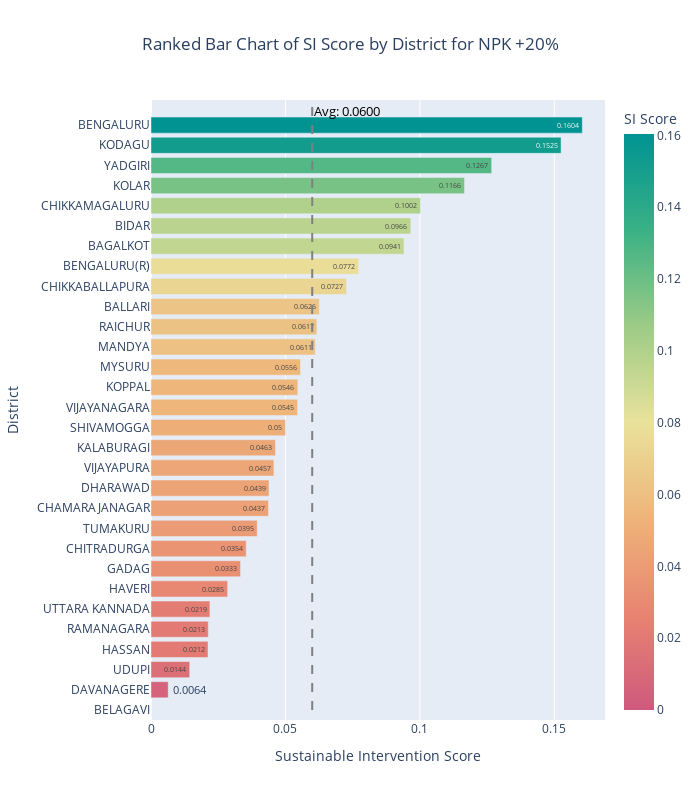

Source (notebook cell):
### Code cell
import plotly.express as px

# Calculate the average of SI_Score
avg_si_score = ranked_df['SI_Score'].mean()

# Create the bar chart
fig = px.bar(
    ranked_df,
    x='SI_Score',        
    y='node',            
    text='SI_Score',     
    title='Ranked Bar Chart of SI Score by District for NPK +20%',
    labels={'node': 'District', 'SI_Score': 'SI Score'},
    color='SI_Score',    
    color_continuous_scale='Temps_r'
)

# Add a vertical line to indicate the average SI Score
fig.add_shape(
    type='line',
    x0=avg_si_score,
    y0=0,
    x1=avg_si_score,
    y1=len(ranked_df['node']),
    line=dict(color='grey', dash='dash'),
    xref='x',
    yref='y'
)

# Add a label to the average line
fig.add_annotation(
    x=avg_si_score,
    y=len(ranked_df['node']) - 0.3,
    text=f'Avg: {avg_si_score:.4f}',
    showarrow=False,
    font=dict(size=13, color='black'),
    xanchor='left'
)

# Update layout
fig.update_layout(
    width=700,
    height=800,
    xaxis_title='Sustainable Intervention Score',
    yaxis_title='District',
    title_x=0.5
)

fig.show()

### Figure 1 — Plotly figure (JSON) as saved in the notebook; plotly's stock layout.template omitted (floating-point values rounded to 4 significant figures)
{"data": [{"alignmentgroup": "True", "hovertemplate": "SI Score=%{marker.color}<br>District=%{y}<extra></extra>", "legendgroup": "", "marker": {"color": [0, 0.0064, 0.0144, 0.0212, 0.0213, 0.0219, 0.0285, 0.0333, 0.0354, 0.0395, 0.0437, 0.0439, 0.0457, 0.0463, 0.05, 0.0545, 0.0546, 0.0556, 0.0611, 0.0617, 0.0626, 0.0727, 0.0772, 0.0941, 0.0966, 0.1002, 0.1166, 0.1267, 0.1525, 0.1604], "coloraxis": "coloraxis", "pattern": {"shape": ""}}, "name": "", "offsetgroup": "", "orientation": "h", "showlegend": false, "text": [0, 0.0064, 0.0144, 0.0212, 0.0213, 0.0219, 0.0285, 0.0333, 0.0354, 0.0395, 0.0437, 0.0439, 0.0457, 0.0463, 0.05, 0.0545, 0.0546, 0.0556, 0.0611, 0.0617, 0.0626, 0.0727, 0.0772, 0.0941, 0.0966, 0.1002, 0.1166, 0.1267, 0.1525, 0.1604], "textposition": "auto", "type": "bar", "x": [0, 0.0064, 0.0144, 0.0212, 0.0213, 0.0219, 0.0285, 0.0333, 0.0354, 0.0395, 0.0437, 0.0439, 0.0457, 0.0463, 0.05, 0.0545, 0.0546, 0.0556, 0.0611, 0.0617, 0.0626, 0.0727, 0.0772, 0.0941, 0.0966, 0.1002, 0.1166, 0.1267, 0.1525, 0.1604], "xaxis": "x", "y": ["BELAGAVI", "DAVANAGERE", "UDUPI", "HASSAN", "RAMANAGARA", "UTTARA KANNADA", "HAVERI", "GADAG", "CHITRADURGA", "TUMAKURU", "CHAMARAJANAGAR", "DHARAWAD", "VIJAYAPURA", "KALABURAGI", "SHIVAMOGGA", "VIJAYANAGARA", "KOPPAL", "MYSURU", "MANDYA", "RAICHUR", "BALLARI", "CHIKKABALLAPURA", "BENGALURU(R)", "BAGALKOT", "BIDAR", "CHIKKAMAGALURU", "KOLAR", "YADGIRI", "KODAGU", "BENGALURU"], "yaxis": "y"}], "layout": {"annotations": [{"font": {"color": "black", "size": 13}, "showarrow": false, "text": "Avg: 0.0600", "x": 0.05995, "xanchor": "left", "y": 29.7}], "barmode": "relative", "coloraxis": {"colorbar": {"title": {"text": "SI Score"}}, "colorscale": [[0, "rgb(207, 89, 126)"], [0.1667, "rgb(232, 132, 113)"], [0.3333, "rgb(238, 180, 121)"], [0.5, "rgb(233, 226, 156)"], [0.6667, "rgb(156, 203, 134)"], [0.8333, "rgb(57, 177, 133)"], [1, "rgb(0, 147, 146)"]]}, "height": 800, "legend": {"tracegroupgap": 0}, "shapes": [{"line": {"color": "grey", "dash": "dash"}, "type": "line", "x0": 0.05995, "x1": 0.05995, "xref": "x", "y0": 0, "y1": 30, "yref": "y"}], "title": {"text": "Ranked Bar Chart of SI Score by District for NPK +20%", "x": 0.5}, "width": 700, "xaxis": {"anchor": "y", "domain": [0, 1], "title": {"text": "Sustainable Intervention Score"}}, "yaxis": {"anchor": "x", "domain": [0, 1], "title": {"text": "District"}}}}
